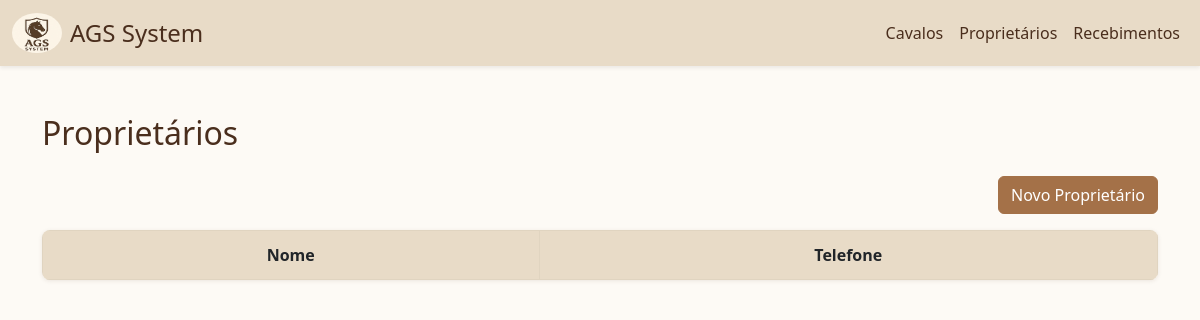
The app's page /proprietarios, older data.
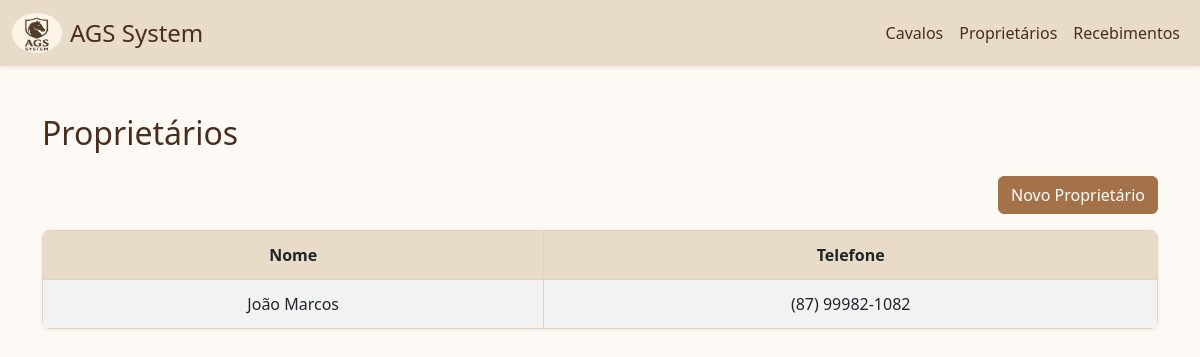
The same page, newer data.
### tables this page shows
CREATE TABLE proprietario (
            id INTEGER PRIMARY KEY AUTOINCREMENT,
            nome TEXT NOT NULL,
            telefone TEXT
        );

### app.py (the view)
@app.route('/proprietarios')
def proprietarios():
    conn = conexao()
    proprietarios = conn.execute('SELECT * FROM proprietario ORDER BY nome').fetchall()
    conn.close()
    return render_template('proprietarios.html', proprietarios=proprietarios)

### database.py (called while the page is built)
def conexao():
    conn = sqlite3.connect(db_path)
    conn.row_factory = sqlite3.Row
    return conn

### templates/proprietarios.html (shortened to what this page needs)
{% extends 'base.html' %} {% block content %}
<h2 class="mb-4">Proprietários</h2>
<div class="d-flex justify-content-end mt-4 mb-3">
  <a href="{{ url_for('novoProprietario') }}" class="btn btn-primary">
     Novo Proprietário
  </a>
</div>
<table class="table table-hover table-striped tabela-app">
  <thead>
    <tr>
      <th scope="col" class="text-center">Nome</th>
      <th scope="col" class="text-center">Telefone</th>
    </tr>
  </thead>
  <tbody>
    {% for p in proprietarios %}
    <tr>
      <td class="text-center">{{ p.nome }}</td>
      <td class="text-center">{{ p.telefone }}</td>
    </tr>
    {% endfor %}
  </tbody>
</table>
{% endblock %}

Row changes from the older to the newer data that the page shows:
added proprietario: nome "João Marcos", telefone "(87) 99982-1082"
